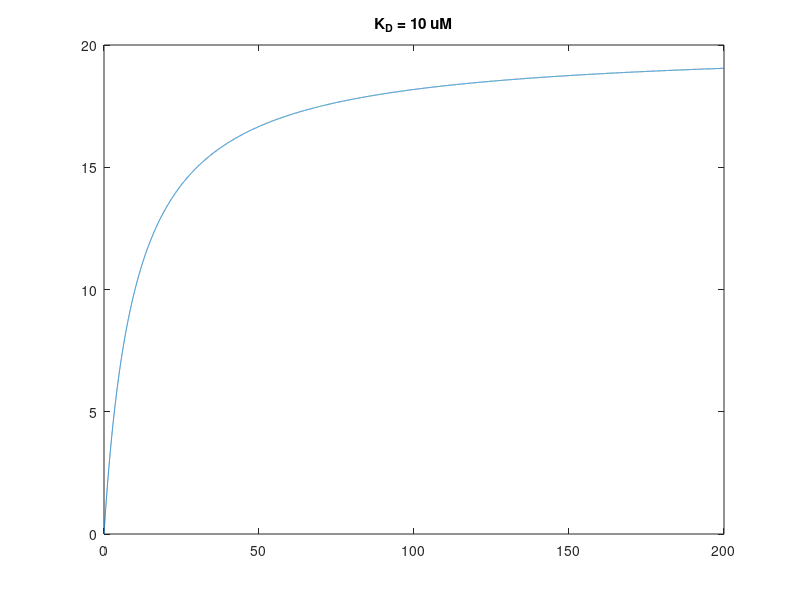
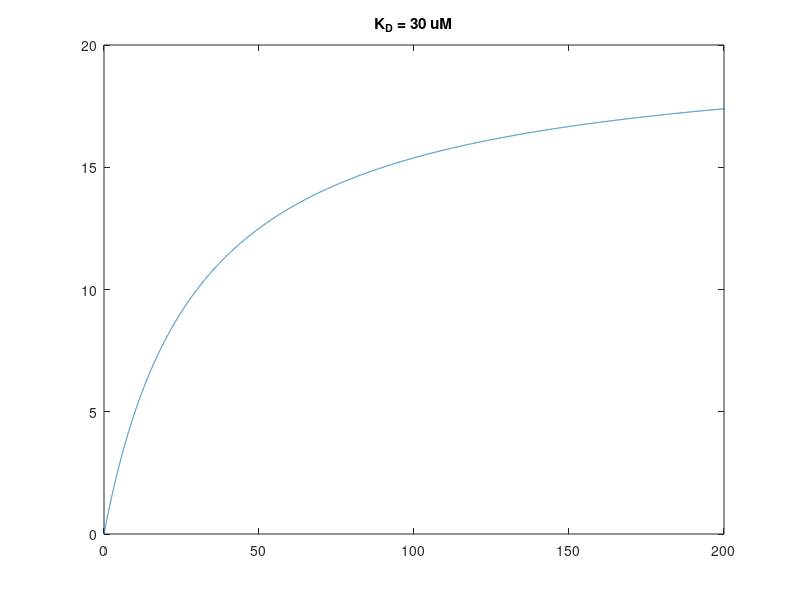
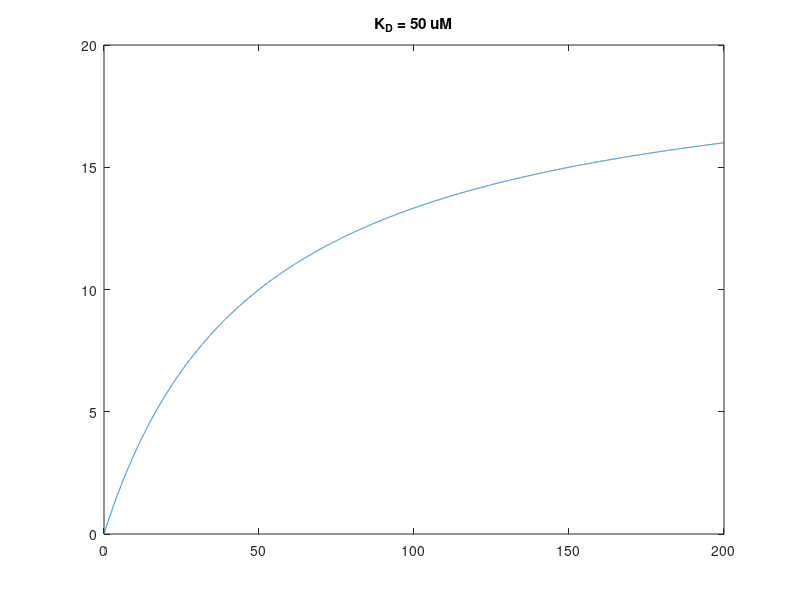
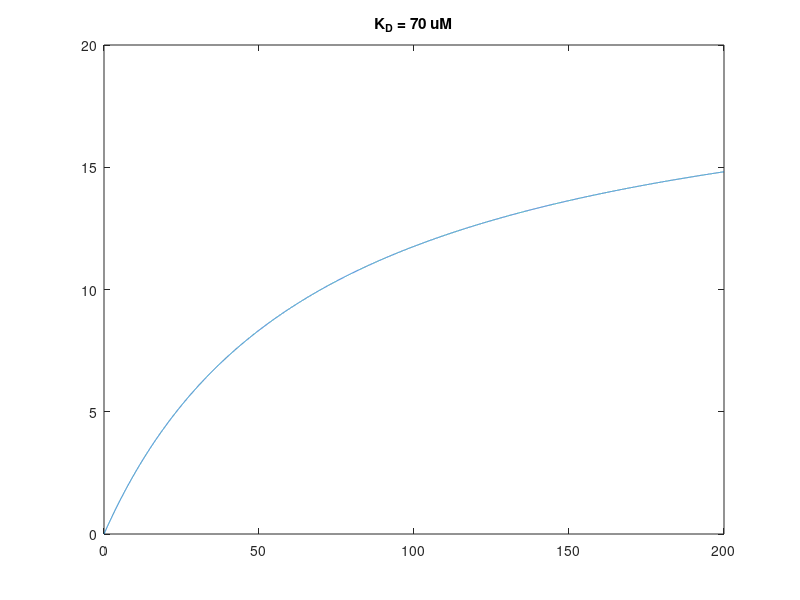

MATLAB code for these plots, in order:

L = 0:0.01:200 ;
Rtot = 20 ;

KD = 10 ;
LR = Rtot*L./(L + KD) ;
figure
plot(L,LR)
title('K_D = 10 uM')

KD = 30 ;
LR = Rtot*L./(L + KD) ;
figure
plot(L,LR)
title('K_D = 30 uM')

KD = 50 ;
LR = Rtot*L./(L + KD) ;
figure
plot(L,LR)
title('K_D = 50 uM')

KD = 70 ;
LR = Rtot*L./(L + KD) ;
figure
plot(L,LR)
title('K_D = 70 uM')

KD = 90 ;
LR = Rtot*L./(L + KD) ;
figure
plot(L,LR)
title('K_D = 90 uM')

    



